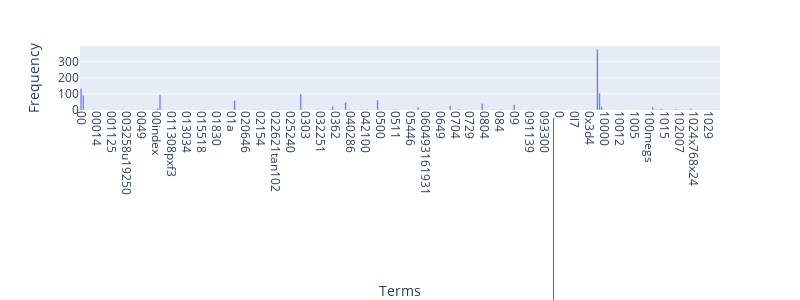

The notebook cell saved with this chart:
### Markdown cell above
### >>> **Exercise 12 (take home):**
If you want a nicer interactive visualization here, I would encourage you try to install and use plotly to achieve this.

### Code cell
# Answer here
term_frequencies = np.asarray(X_counts.sum(axis=0))[0]
terms = count_vect.get_feature_names_out()[:300]
freqs = term_frequencies[:300]

df = pd.DataFrame({
    "Term": terms,
    "Frequency": freqs
})

# Interactive bar chart
chart = px.bar(
    df,
    x="Term",
    y="Frequency",
    labels={"Term": "Terms", "Frequency": "Frequency"},
)

# Update layout for better readability
chart.update_layout(
    xaxis_tickangle=90,
    width=800,
    height=300
)

chart.show()

### Figure 1 — Plotly figure (JSON) as saved in the notebook; plotly's stock layout.template omitted (floating-point values rounded to 4 significant figures; data arrays with more than 128 entries replaced by an {"elided": "..."} marker saying what was removed)
{"data": [{"hovertemplate": "Terms=%{x}<br>Frequency=%{y}<extra></extra>", "legendgroup": "", "marker": {"color": "#636efa", "pattern": {"shape": ""}}, "name": "", "orientation": "v", "showlegend": false, "textposition": "auto", "type": "bar", "x": {"elided": "300 str values"}, "xaxis": "x", "y": {"elided": "300 int values"}, "yaxis": "y"}], "layout": {"barmode": "relative", "height": 300, "legend": {"tracegroupgap": 0}, "margin": {"t": 60}, "width": 800, "xaxis": {"anchor": "y", "domain": [0, 1], "tickangle": 90, "title": {"text": "Terms"}}, "yaxis": {"anchor": "x", "domain": [0, 1], "title": {"text": "Frequency"}}}}
